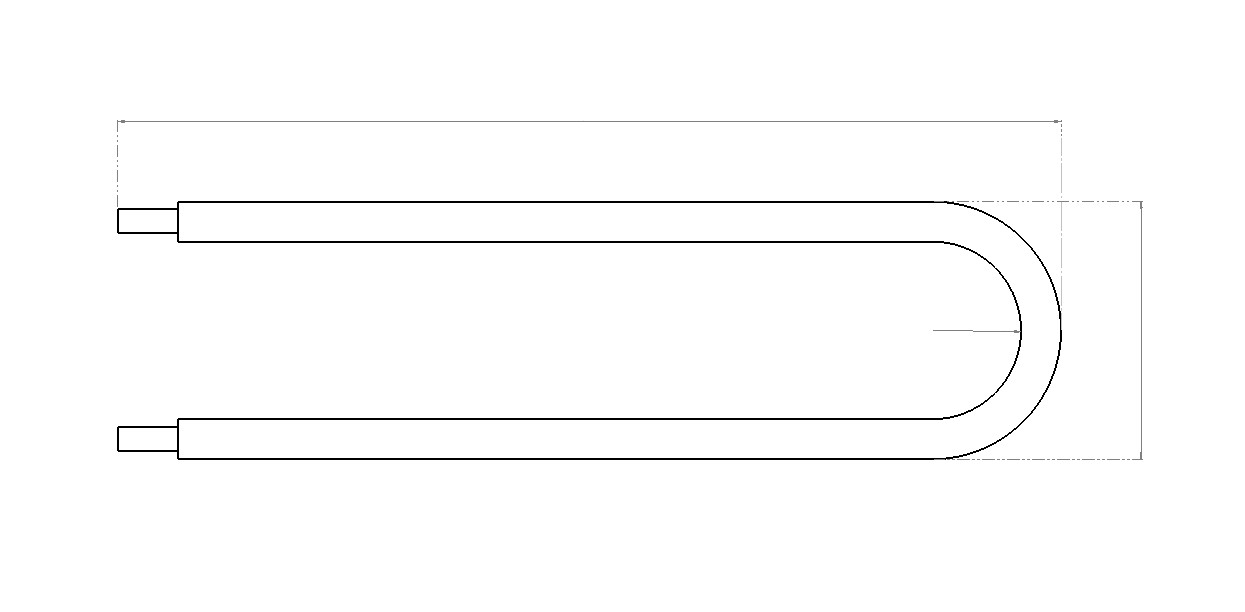
#> input picture GUI/Dibujos/TubularU.jpg, 1245 x 612 px
$ python dibujo_U.py
#> lines starting #> are read from the running program, lines starting #| are printed output that depends on the picture
from PIL import Image, ImageDraw, ImageFont
import os
import sys

def agregar_texto_centrado_u(largo_value,
                           ancho_value,
                           radio_interno):

#> called with largo_value = '150', ancho_value = '80', radio_interno = '11'
    if getattr(sys, 'frozen', False):
        base_path = sys._MEIPASS  # Cuando está empaquetado
    else:
        base_path = os.path.dirname(os.path.abspath(__file__))

    ruta_imagen_original = os.path.join(base_path, "Dibujos", "TubularU.jpg")

    # Ruta de la imagen original
    try:
        # Abrir la imagen original
        imagen_original = Image.open(ruta_imagen_original)
#> imagen_original is the input picture: PIL image 1245x612 RGB; min 0, max 255, mean 252
    except FileNotFoundError:
        print(f"No se pudo encontrar la imagen en: {ruta_imagen_original}")
        return
    except Exception as e:
        print(f"Error al abrir la imagen: {e}")
        return

    # Crear una copia de la imagen para modificarla sin afectar la original
    imagen = imagen_original.copy()

    try:
        largo_value = float(largo_value)
        ancho_value = float(ancho_value)
        radio_interno = float(radio_interno)

    except ValueError:
        print("❌ Error: Los valores deben ser numéricos.")
        return

    # Configuración del texto
    texto = f"{largo_value} mm"
    texto2 = f"{ancho_value} mm"
    texto3 = f" R : {radio_interno:.1f} mm "
    tamano = 25
    color = "black"

    # Crear objeto para dibujar sobre la copia
    dibujo = ImageDraw.Draw(imagen)

    # Intentar cargar fuente
    try:
        fuente = ImageFont.truetype("arial.ttf", tamano)
    except:
        print("Usando fuente por defecto")
        fuente = ImageFont.load_default()

        # Cálculo de posiciones
    ancho_imagen, alto_imagen = imagen.size
#> ancho_imagen = 1245; alto_imagen = 612
    ancho_texto = dibujo.textlength(texto, font=fuente)
#> ancho_texto = 128.2


    # Calcular posición centrada para ambos textos
    x1 = (ancho_imagen - ancho_texto) / 2
#> x1 = 558.4
    y1 = alto_imagen / 7
#> y1 = 87.43
    x2 = (ancho_imagen - ancho_texto) / 0.996
#> x2 = 1121.2
    y2 = alto_imagen / 2
#> y2 = 306
    x3 = (ancho_imagen - ancho_texto) / 1.3
#> x3 = 859
    y3 = alto_imagen / 2.1
#> y3 = 291.4

    # Escritura del texto sobre la copia
    dibujo.text((x1, y1), texto, fill=color, font=fuente)
    dibujo.text((x2, y2), texto2, fill=color, font=fuente)
    dibujo.text((x3, y3), texto3, fill=color, font=fuente)

    # Ruta de guardado para la imagen modificada
    directorio_guardado = os.path.join(base_path, "Dibujos")
    nombre_archivo = "TubularU_editada.jpg"  # <- Se cambia el nombre para no sobreescribir
    ruta_completa = os.path.join(directorio_guardado, nombre_archivo)

    # Crear directorio si no existe
    os.makedirs(directorio_guardado, exist_ok=True)

    # Guardar la imagen modificada
    try:
        imagen.save(ruta_completa)
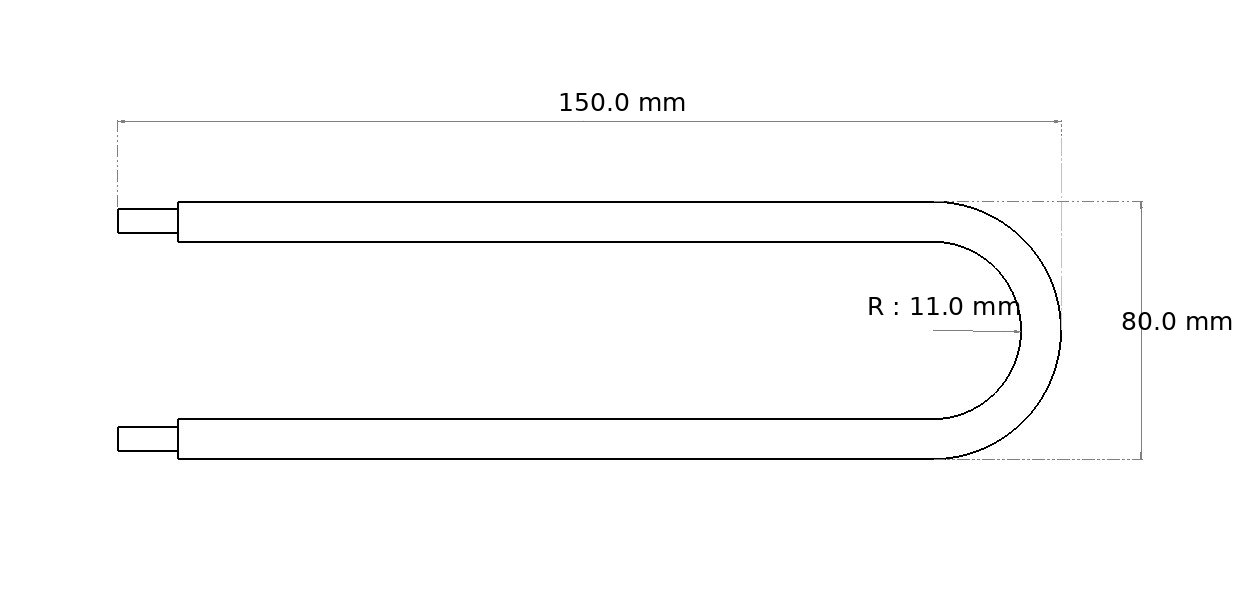
#> saved as TubularU_editada.jpg: PIL image 1245x612 RGB; min 0, max 255, mean 251.4
        print(f"\nImagen modificada guardada correctamente en: {ruta_completa}")
        imagen.show()
    except Exception as e:
        print(f"\nError al guardar la imagen: {e}")

# Ejemplo de uso
if __name__ == "__main__":
    largo_ejemplo = "150"
    ancho_ejemplo = "80"
    radio_interno = "11"
    agregar_texto_centrado_u(largo_ejemplo, ancho_ejemplo, radio_interno)

$ run again, with GUI/Dibujos/TUBULARW.jpg copied over GUI/Dibujos/TubularU.jpg
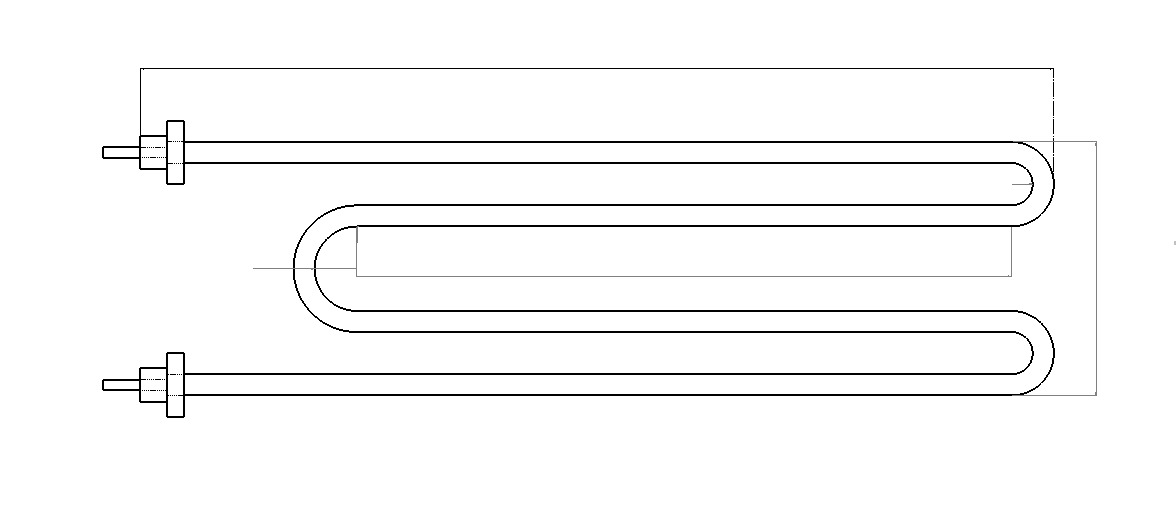
#> input picture GUI/Dibujos/TUBULARW.jpg, 1176 x 522 px
#> in agregar_texto_centrado_u, imagen_original is the input picture: PIL image 1176x522 L; min 0, max 255, mean 248.2
#> ancho_texto = 128.2
#> x1 = 523.9
#> x2 = 1052
#> x3 = 806
#> in agregar_texto_centrado_u, `imagen.save(ruta_completa)`:
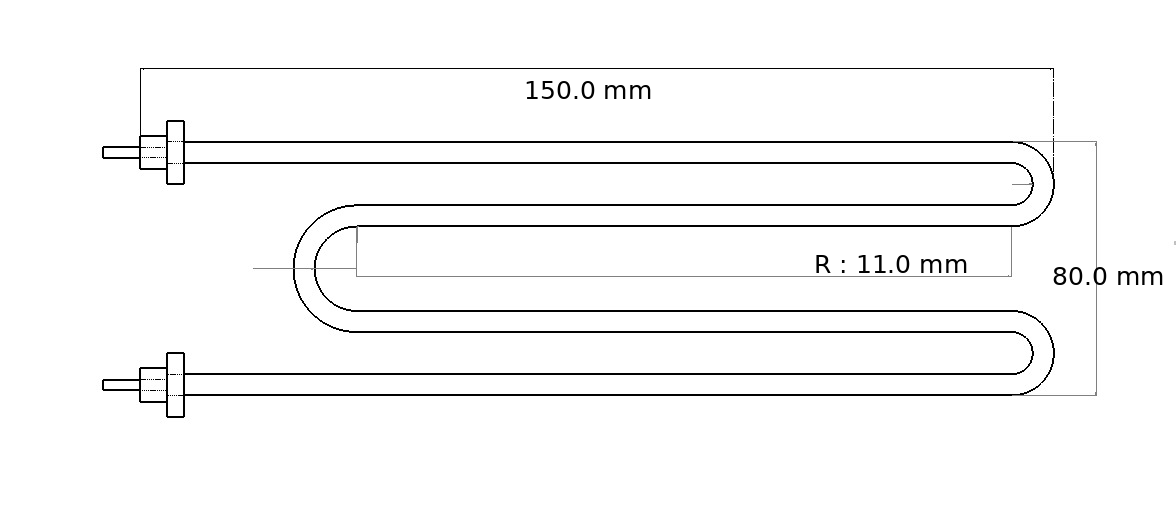
#> saved as TubularU_editada.jpg: PIL image 1176x522 L; min 0, max 255, mean 247.5

$ run again, with GUI/Dibujos/TubularW_editada.jpg copied over GUI/Dibujos/TubularU.jpg
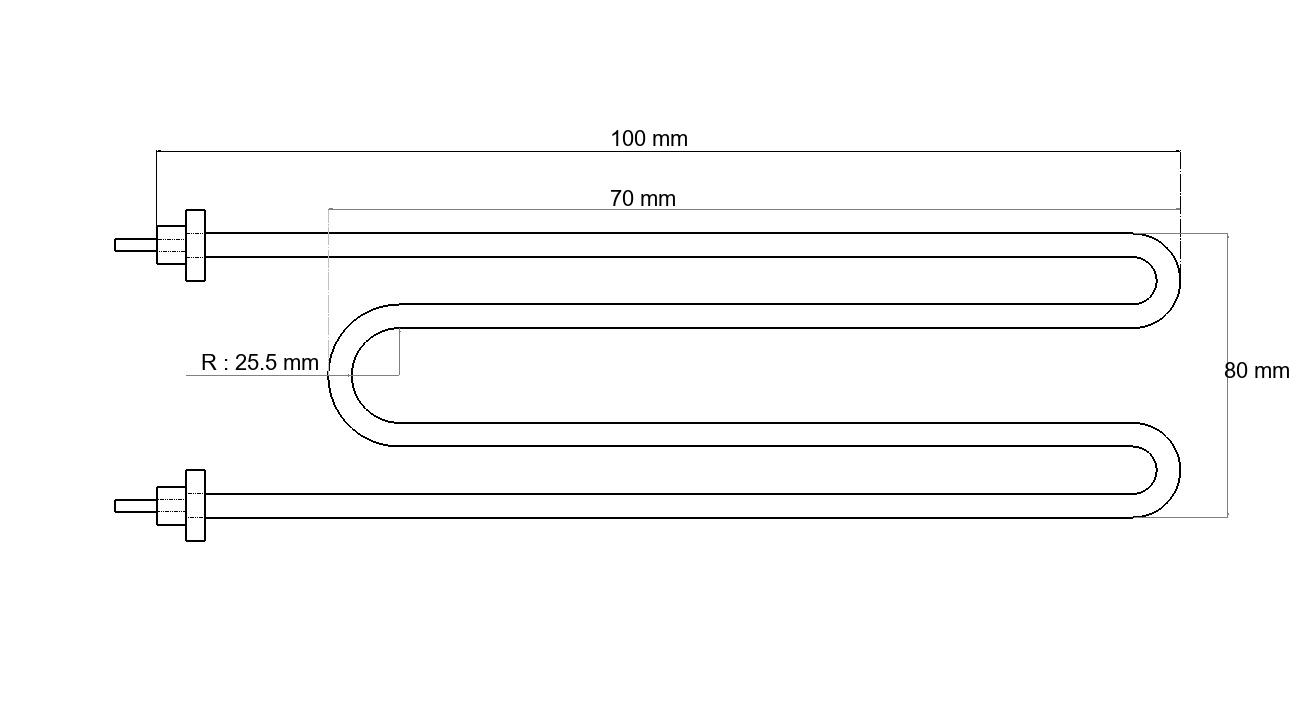
#> input picture GUI/Dibujos/TubularW_editada.jpg, 1297 x 717 px
#> in agregar_texto_centrado_u, imagen_original is the input picture: PIL image 1297x717 L; min 0, max 255, mean 249.5
#> ancho_texto = 128.2
#> x1 = 584.4
#> x2 = 1173.4
#> x3 = 899
#> in agregar_texto_centrado_u, `imagen.save(ruta_completa)`:
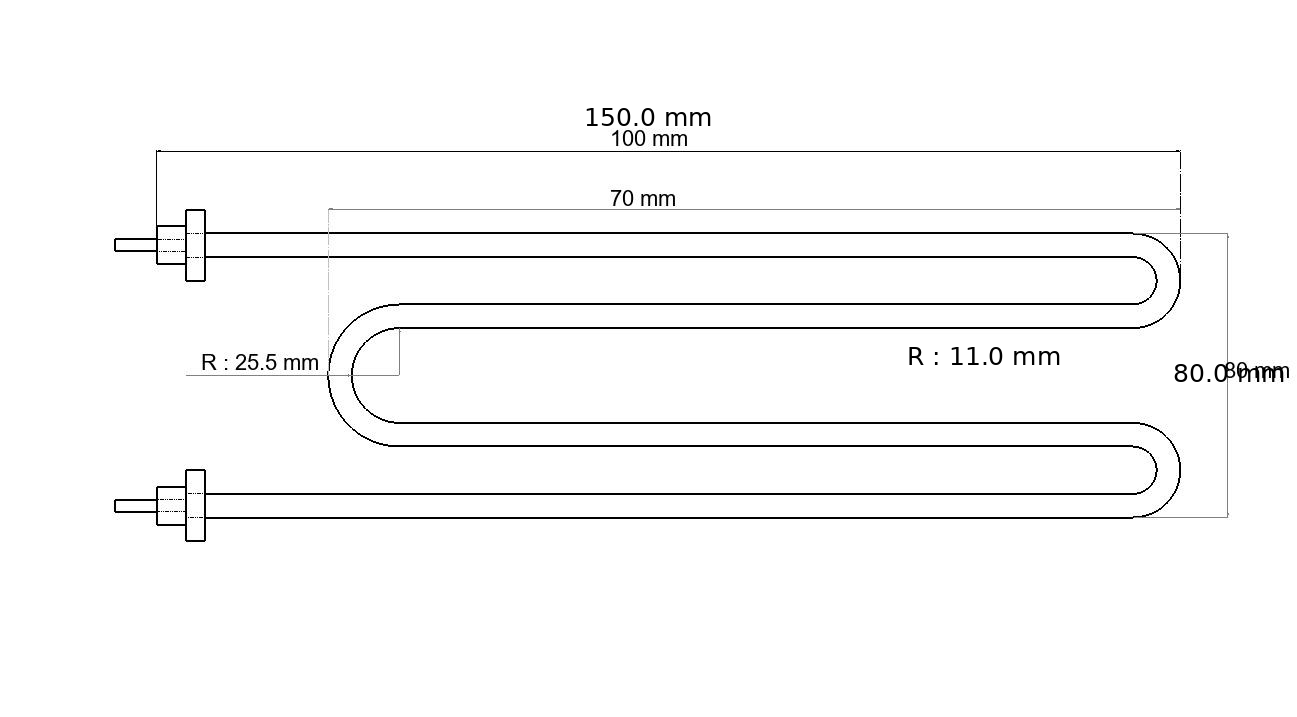
#> saved as TubularU_editada.jpg: PIL image 1297x717 L; min 0, max 255, mean 249
